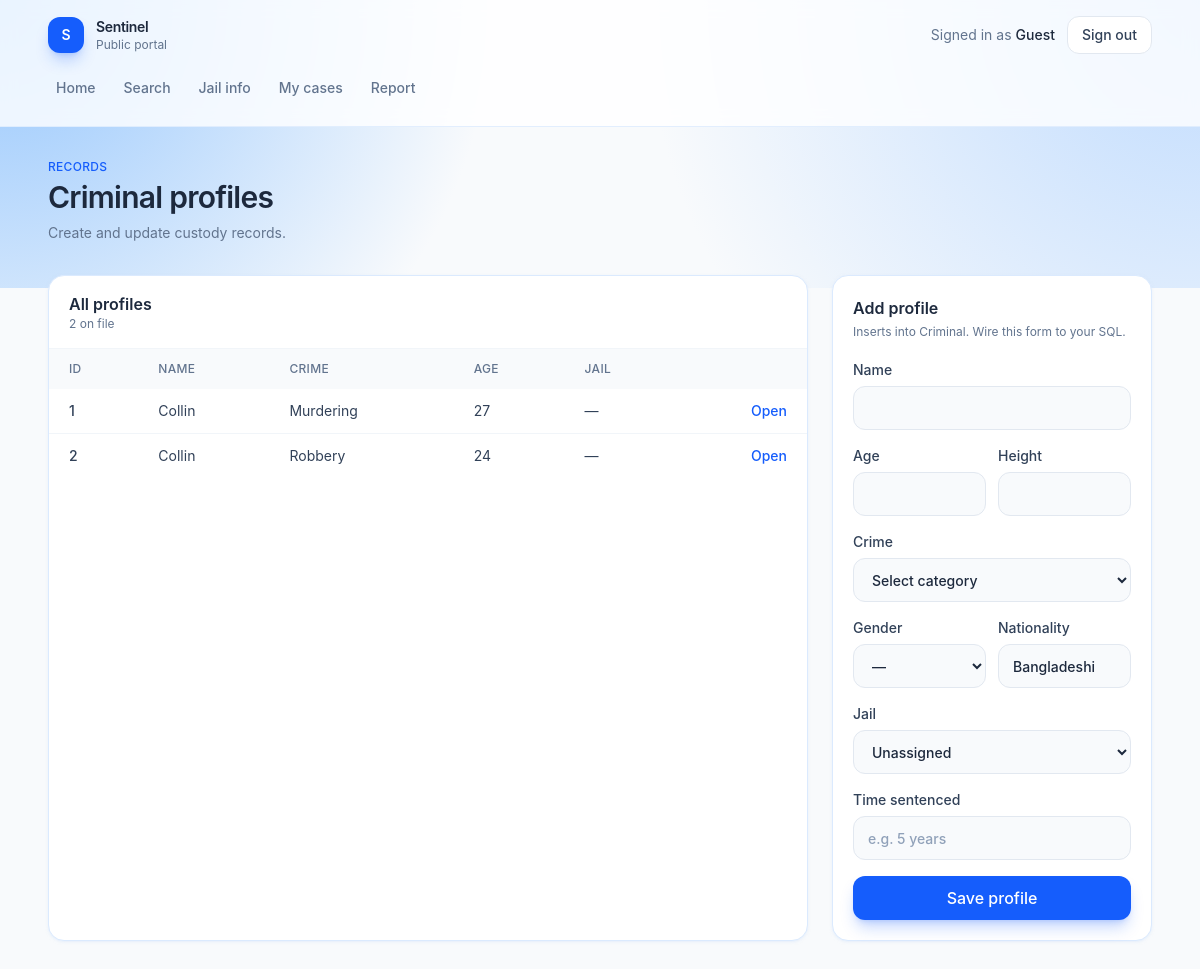
Before: /criminals with the older database file.
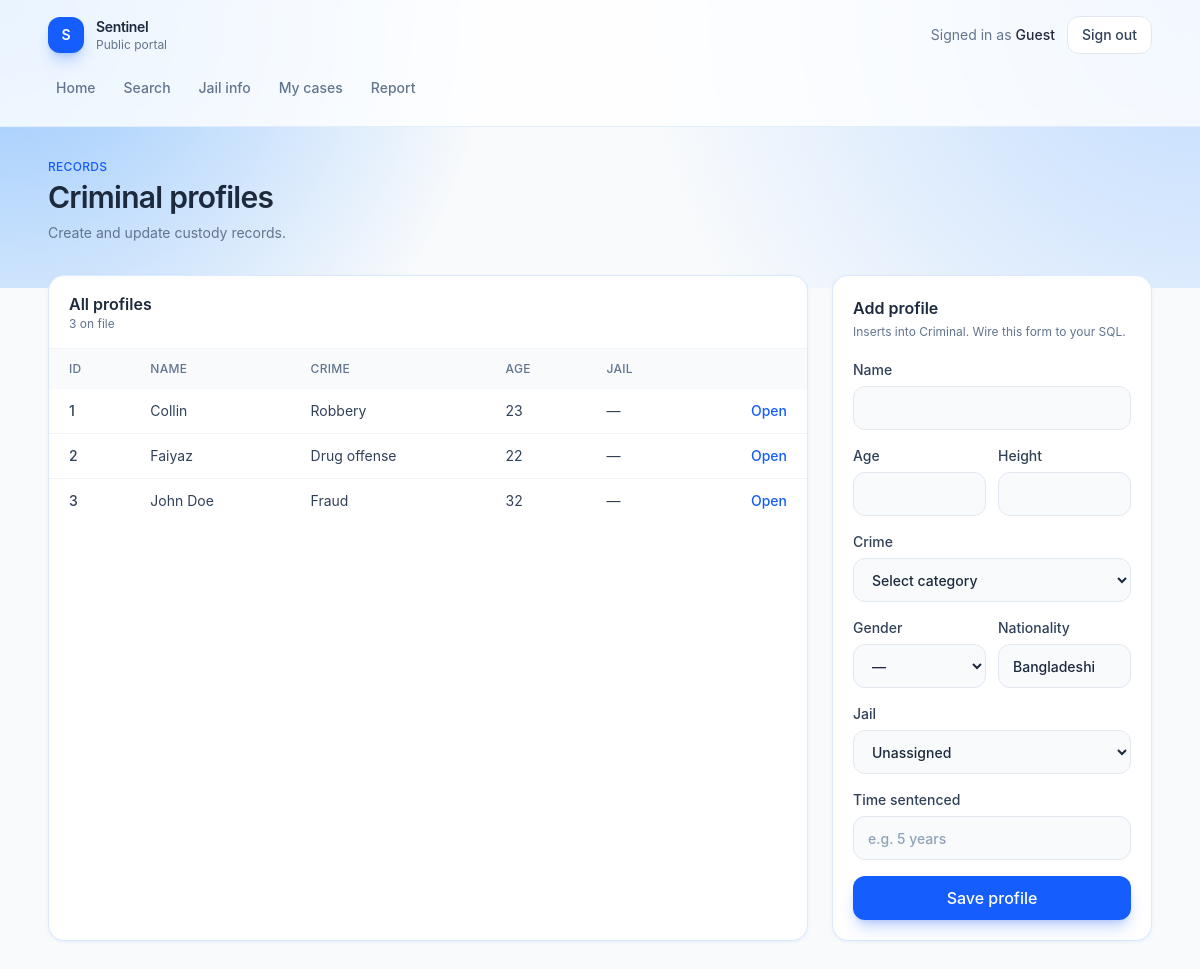
After: the same page with the newer database file.
### tables this page shows
CREATE TABLE Criminal (
    CID INTEGER PRIMARY KEY,
    Name TEXT NOT NULL,
    Age INTEGER,
    Crime TEXT,
    Height REAL,
    Gender TEXT,
    Nationality TEXT,
    JID INTEGER,
    time_sentenced TEXT,
    FOREIGN KEY (JID) REFERENCES Jail(JID)
);

### app.py (the view, shortened to what this page needs)
@app.route("/criminals", methods=["GET", "POST"])
def criminals():
    if request.method == "GET":
        db = get_db()
        criminal = db.execute("SELECT * FROM CRIMINAL").fetchall()
        jail = db.execute("SELECT * FROM JAIL").fetchall()
        return render_template("criminals.html", criminals=criminal)

### app.py (called while the page is built)
def get_db():
    if "db" not in g:
        g.db = sqlite3.connect(app.config["DATABASE"])
        g.db.row_factory = sqlite3.Row
    return g.db

### templates/criminals.html (shortened to what the changed rows need)
{% extends "app.html" %}
{% set criminals = criminals if criminals is defined else [
    {"CID": 101, "Name": "Karim Uddin", "Age": 31, "Crime": "Theft", "Gender": "M", "Nationality": "Bangladeshi", "jail_name": "Dhaka Central", "time_sentenced": "5 years"},
    {"CID": 102, "Name": "Nabila Chowdhury", "Age": 27, "Crime": "Fraud", "Gender": "F", "Nationality": "Bangladeshi", "jail_name": "Kashimpur", "time_sentenced": "3 years"},
    {"CID": 103, "Name": "Faruk Hossain", "Age": 42, "Crime": "Robbery", "Gender": "M", "Nationality": "Bangladeshi", "jail_name": "Dhaka Central", "time_sentenced": "8 years"},
] %}
{% set jails = jails if jails is defined else [
    {"JID": 1, "Name": "Dhaka Central Jail"},
    {"JID": 2, "Name": "Kashimpur Central Jail"},
] %}
{% block page %}
<div class="mb-8 flex flex-col gap-4 sm:flex-row sm:items-end sm:justify-between">
    <div>
        <h1 class="mt-1 text-3xl font-semibold tracking-tight text-slate-800">Criminal profiles</h1>
    </div>
</div>
<div class="grid gap-6 lg:grid-cols-[minmax(0,1fr)_20rem]">
    <article class="overflow-hidden rounded-2xl border border-blue-100 bg-white shadow-sm shadow-blue-100/50">
        <div class="border-b border-slate-100 px-5 py-4">
            <h2 class="font-semibold text-slate-800">All profiles</h2>
            <p class="text-xs text-slate-500">{{ criminals|length }} on file</p>
        </div>
        {% if criminals %}
        <div class="overflow-x-auto">
            <table class="w-full text-left text-sm">
                <thead class="bg-slate-50 text-xs uppercase tracking-wide text-slate-500">
                    <tr>
                        <th class="px-5 py-3 font-medium">ID</th>
                        <th class="px-5 py-3 font-medium">Name</th>
                        <th class="px-5 py-3 font-medium">Crime</th>
                        <th class="px-5 py-3 font-medium">Age</th>
                        <th class="px-5 py-3 font-medium">Jail</th>
                        <th class="px-5 py-3 font-medium"></th>
                    </tr>
                </thead>
                <tbody class="divide-y divide-slate-100">
                    {% for criminal in criminals %}
                    <tr class="text-slate-700">
                        <td class="px-5 py-3 font-medium">{{ criminal.CID }}</td>
                        <td class="px-5 py-3">{{ criminal.Name }}</td>
                        <td class="px-5 py-3">{{ criminal.Crime or "—" }}</td>
                        <td class="px-5 py-3">{{ criminal.Age or "—" }}</td>
                        <td class="px-5 py-3">{{ criminal.jail_name or "—" }}</td>
                        <td class="px-5 py-3 text-right">
                            <a href="{{ url_for('criminal_detail', cid=criminal.CID) }}" class="font-medium text-blue-600 hover:text-blue-700">Open</a>
                        </td>
                    </tr>
                    {% endfor %}
                </tbody>
            </table>
        </div>
        {% else %}
        <div class="px-5 py-10 text-center text-sm text-slate-500">No criminal profiles yet.</div>
        {% endif %}
    </article>
    <article class="h-fit rounded-2xl border border-blue-100 bg-white p-5 shadow-sm shadow-blue-100/50">
        <h2 class="font-semibold text-slate-800">Add profile</h2>
    </article>
</div>
{% endblock %}

Changed rows visible on the page:
changed Criminal "Collin": Crime "Murdering" → "Robbery"; Age "27" → "23"
changed Criminal id 2: Name "Collin" → "Faiyaz"; Crime "Robbery" → "Drug offense"; Age "24" → "22"
added Criminal: CID "3", Name "John Doe", Crime "Fraud", Age "32", jail_name "—"
Other visible differences:
{{ criminals|length }}: "2" → "3"
